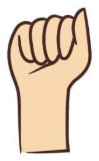
#> input picture assets/signs/A.png, 99 x 161 px
$ python make_sign_images.py ../assets/signs/A.png
#> lines starting #> are read from the running program, lines starting #| are printed output that depends on the picture; after the words box and inside, x2 and y2 are one past the last pixel; in counts of white or black regions, pixels touching at a corner belong together
"""
make_sign_images.py - cut an ASL alphabet chart into one picture per letter.

Run:  python -m tools.make_sign_images path/to/alphabet_chart.png

Expects a chart like the "Hand Drawn Sign Language Alphabet": 26 drawn,
skin-colored hands on a white background in rows (A-G, H-N, O-U, V-Z), each
with its letter printed above it. Saves assets/signs/A.png ... Z.png with a
transparent background and WITHOUT the printed letter (movement arrows, like
J's hook and Z's zigzag, are kept). Also saves assets/signs/_preview.png to
check the result at a glance.
"""

import sys

import cv2
import numpy as np

from signlingo.paths import SIGNS_DIR

LETTERS = "ABCDEFGHIJKLMNOPQRSTUVWXYZ"
MIN_HAND_AREA = 1500   # px of skin color; smaller blobs are parts, not hands
MAX_ARROW_AREA = 1500  # px; a movement arrow is a small mark, never a whole hand
ARROW_REACH = 90       # px beside a hand where a movement arrow may sit
PADDING = 6


def skin_mask(image):
    hsv = cv2.cvtColor(image, cv2.COLOR_BGR2HSV)
    return cv2.inRange(hsv, (5, 25, 170), (30, 120, 255)) > 0


def find_hands(image):
    """Skin-colored blobs, one per hand, in reading order (row by row)."""
    _, _, stats, _ = cv2.connectedComponentsWithStats(skin_mask(image).astype(np.uint8))
    hands = [tuple(int(v) for v in s[:4]) for s in stats[1:] if s[4] > MIN_HAND_AREA]
    if len(hands) != len(LETTERS):
        raise SystemExit(f"Found {len(hands)} hands, expected 26. Is this the right kind of chart?")
    hands.sort(key=lambda b: b[1] + b[3] / 2)           # top to bottom
    rows, row = [], [hands[0]]
    for b in hands[1:]:                                 # a new row starts when a hand is clearly lower
        if b[1] + b[3] / 2 - (row[-1][1] + row[-1][3] / 2) > 100:
            rows.append(row)
            row = []
        row.append(b)
    rows.append(row)
    return [b for r in rows for b in sorted(r, key=lambda b: b[0])]


# [61 lines left out: functions hand_parts, find_arrows, cut_out, preview, not called in this run]


def main():
    if len(sys.argv) != 2:
        raise SystemExit(__doc__)
    image = cv2.imread(sys.argv[1], cv2.IMREAD_COLOR)
#> image is the input picture: shape (161, 99, 3); mean B, G, R 193.8, 211.9, 229.3
    if image is None:
        raise SystemExit(f"Can't read {sys.argv[1]}")
    drawn = (image.min(axis=2) < 230).astype(np.uint8)            # anything not white paper
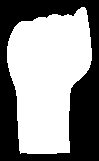
#> drawn: shape (161, 99); values 0 (black) and 1 (white), 56.3% white; 1 black region, box (x1, y1, x2, y2) and area: (0, 0, 99, 161) 6969
    skin = skin_mask(image)
#> in skin_mask, `hsv = cv2.cvtColor(image, cv2.COLOR_BGR2HSV)`: hsv: shape (161, 99, 3); mean H, S, V 18, 46.9, 229.4
#> in skin_mask, `return cv2.inRange(hsv, (5, 25, 170), (30, 120, 255)) > 0`:
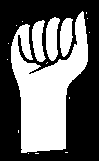
#> returned value: shape (161, 99) bool; 42.5% white; 17 white regions (13 under 20 px), largest, box (x1, y1, x2, y2) and area: (11, 11, 88, 153) 5538, (46, 17, 60, 61) 442, (32, 20, 46, 62) 388, (60, 18, 73, 57) 380
    _, drawing_labels, stats, _ = cv2.connectedComponentsWithStats(drawn)
#> stats = [[0, 0, 99, 161, 6969], [7, 7, 85, 147, 8970]]
    SIGNS_DIR.mkdir(parents=True, exist_ok=True)
    parts = [hand_parts(drawing_labels, skin, hand) for hand in find_hands(image)]
#> in find_hands, `_, _, stats, _ = cv2.connectedComponentsWithStats(skin_mask(image).ast..`: stats = 18 rows, first 6: [0, 0, 99, 161, 9168], [11, 11, 77, 142, 5538], [86, 12, 1, 2, 2], [46, 17, 14, 44, 442], [60, 18, 13, 39, 380], [87, 18, 1, 1, 1]
#> in find_hands, `hands = [tuple(int(v) for v in s[:4]) for s in stats[1:] if s[4] > MIN..`: hands = [(11, 11, 77, 142)]
    arrows = find_arrows(drawing_labels, stats, skin, parts)
    pictures = []
    for i, letter in enumerate(LETTERS):
        rgba = cut_out(image, drawing_labels, parts[i] | arrows[i])
        cv2.imwrite(str(SIGNS_DIR / f"{letter}.png"), rgba)
        pictures.append((letter, rgba))
    cv2.imwrite(str(SIGNS_DIR / "_preview.png"), preview(pictures))
    print(f"Saved {len(pictures)} pictures to {SIGNS_DIR} (check _preview.png)")


if __name__ == "__main__":
#> (the run stopped early here; a loop or call above may not have finished)

$ run again, with assets/signs/B.png copied over assets/signs/A.png
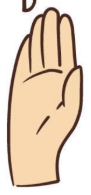
#> input picture assets/signs/B.png, 91 x 195 px
#> in main, image is the input picture: shape (195, 91, 3); mean B, G, R 191.1, 210.8, 229.5
#> in main, `drawn = (image.min(axis=2) < 230).astype(np.uint8)`:
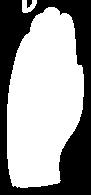
#> drawn: shape (195, 91); values 0 (black) and 1 (white), 60.3% white; 2 black regions, box (x1, y1, x2, y2) and area: (0, 0, 91, 195) 7013, (27, 0, 32, 8) 31
#> hsv: shape (195, 91, 3); mean H, S, V 17.9, 49.6, 229.6
#> in main, `_, drawing_labels, stats, _ = cv2.connectedComponentsWithStats(drawn)`:
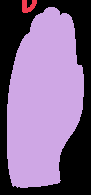
#> drawing_labels: shape (195, 91) int32; 3 distinct labels, from 0 to 2; one colour per label, 0 black
#> in main, `_, drawing_labels, stats, _ = cv2.connectedComponentsWithStats(drawn)`: stats = [[0, 0, 91, 195, 7044], [22, 0, 15, 13, 130], [7, 7, 77, 181, 10571]]
#> in find_hands, `_, _, stats, _ = cv2.connectedComponentsWithStats(skin_mask(image).ast..`: stats = 17 rows, first 6: [0, 0, 91, 195, 9476], [32, 2, 1, 1, 1], [35, 4, 1, 1, 1], [26, 7, 1, 1, 1], [30, 6, 1, 1, 1], [10, 10, 70, 177, 8253]
#> hands = [(10, 10, 70, 177)]

$ run again, with assets/signs/C.png copied over assets/signs/A.png
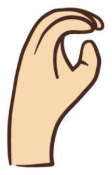
#> input picture assets/signs/C.png, 112 x 175 px
#> in main, image is the input picture: shape (175, 112, 3); mean B, G, R 198.8, 214.6, 230.1
#> in main, `drawn = (image.min(axis=2) < 230).astype(np.uint8)`:
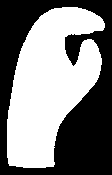
#> drawn: shape (175, 112); values 0 (black) and 1 (white), 50.6% white; 1 black region, box (x1, y1, x2, y2) and area: (0, 0, 112, 175) 9682
#> hsv: shape (175, 112, 3); mean H, S, V 16.3, 42.5, 230.2
#> in skin_mask, `return cv2.inRange(hsv, (5, 25, 170), (30, 120, 255)) > 0`:
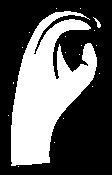
#> returned value: shape (175, 112) bool; 36.9% white; 19 white regions (17 under 20 px), largest, box (x1, y1, x2, y2) and area: (11, 11, 97, 166) 7177, (93, 17, 101, 28) 31
#> in main, `_, drawing_labels, stats, _ = cv2.connectedComponentsWithStats(drawn)`: stats = [[0, 0, 112, 175, 9682], [7, 7, 98, 161, 9918]]
#> in find_hands, `_, _, stats, _ = cv2.connectedComponentsWithStats(skin_mask(image).ast..`: stats = 20 rows, first 6: [0, 0, 112, 175, 12374], [56, 8, 1, 1, 1], [80, 8, 1, 1, 1], [11, 11, 86, 155, 7177], [93, 17, 8, 11, 31], [94, 30, 1, 1, 1]
#> hands = [(11, 11, 86, 155)]

$ run again, with assets/signs/D.png copied over assets/signs/A.png
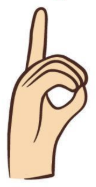
#> input picture assets/signs/D.png, 96 x 187 px
#> in main, image is the input picture: shape (187, 96, 3); mean B, G, R 204.7, 218.5, 231.9
#> in main, `drawn = (image.min(axis=2) < 230).astype(np.uint8)`:
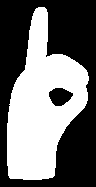
#> drawn: shape (187, 96); values 0 (black) and 1 (white), 44.6% white; 1 white region, box (x1, y1, x2, y2) and area: (7, 7, 89, 180) 8006
#> hsv: shape (187, 96, 3); mean H, S, V 17.3, 37.3, 232
#> in skin_mask, `return cv2.inRange(hsv, (5, 25, 170), (30, 120, 255)) > 0`:
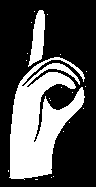
#> returned value: shape (187, 96) bool; 31.7% white; 21 white regions (19 under 20 px), largest, box (x1, y1, x2, y2) and area: (9, 57, 85, 180) 5104, (28, 10, 45, 67) 563
#> in main, `_, drawing_labels, stats, _ = cv2.connectedComponentsWithStats(drawn)`: stats = [[0, 0, 96, 187, 9946], [7, 7, 82, 173, 8006]]
#> in find_hands, `_, _, stats, _ = cv2.connectedComponentsWithStats(skin_mask(image).ast..`: stats = 22 rows, first 6: [0, 0, 96, 187, 12263], [34, 11, 1, 1, 1], [28, 10, 17, 57, 563], [47, 14, 1, 1, 1], [31, 22, 1, 1, 1], [27, 53, 1, 1, 1]
#> hands = [(9, 57, 76, 123)]
